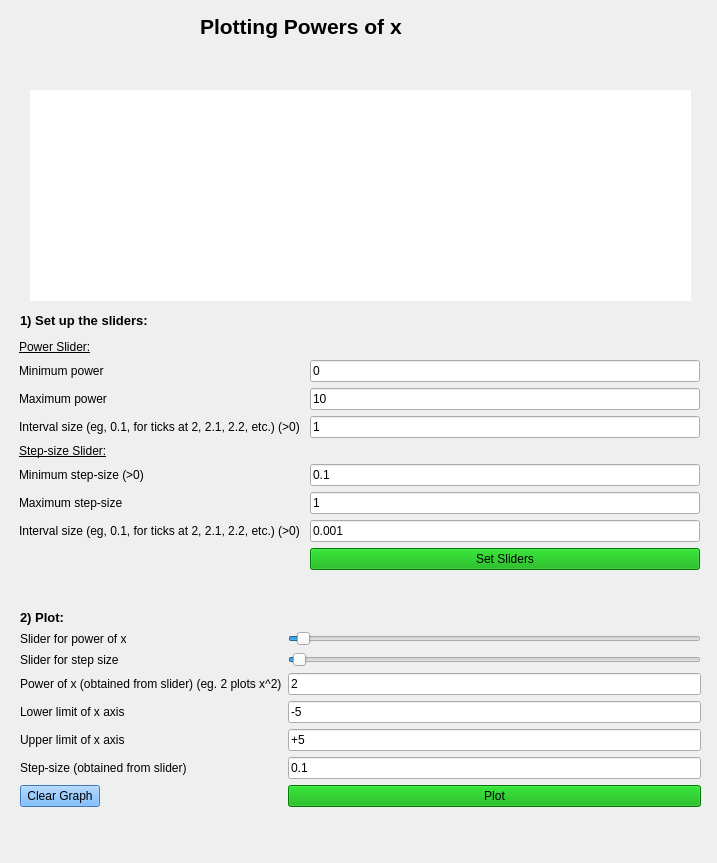
<?xml version="1.0" encoding="UTF-8"?>
<ui version="4.0">
 <class>Plotter</class>
 <widget class="QWidget" name="Plotter">
  <property name="geometry">
   <rect>
    <x>0</x>
    <y>0</y>
    <width>717</width>
    <height>863</height>
   </rect>
  </property>
  <property name="windowTitle">
   <string>Form</string>
  </property>
  <widget class="QWidget" name="horizontalLayoutWidget">
   <property name="geometry">
    <rect>
     <x>30</x>
     <y>90</y>
     <width>661</width>
     <height>211</height>
    </rect>
   </property>
   <layout class="QHBoxLayout" name="horizontalLayout_2">
    <item>
     <widget class="QWidget" name="widget" native="true">
      <property name="styleSheet">
       <string notr="true">background-color: rgb(255, 255, 255);</string>
      </property>
     </widget>
    </item>
   </layout>
  </widget>
  <widget class="QWidget" name="formLayoutWidget">
   <property name="geometry">
    <rect>
     <x>20</x>
     <y>610</y>
     <width>681</width>
     <height>240</height>
    </rect>
   </property>
   <layout class="QFormLayout" name="formLayout">
    <item row="3" column="0">
     <widget class="QLabel" name="label_2">
      <property name="text">
       <string>Power of x (obtained from slider) (eg. 2 plots x^2)</string>
      </property>
     </widget>
    </item>
    <item row="3" column="1">
     <widget class="QLineEdit" name="polynomial_edit">
      <property name="text">
       <string>2</string>
      </property>
     </widget>
    </item>
    <item row="4" column="0">
     <widget class="QLabel" name="label_3">
      <property name="text">
       <string>Lower limit of x axis</string>
      </property>
     </widget>
    </item>
    <item row="4" column="1">
     <widget class="QLineEdit" name="lowerx_edit">
      <property name="text">
       <string>-5</string>
      </property>
     </widget>
    </item>
    <item row="5" column="0">
     <widget class="QLabel" name="label_4">
      <property name="text">
       <string>Upper limit of x axis</string>
      </property>
     </widget>
    </item>
    <item row="5" column="1">
     <widget class="QLineEdit" name="upperx_edit">
      <property name="text">
       <string>+5</string>
      </property>
     </widget>
    </item>
    <item row="6" column="0">
     <widget class="QLabel" name="label_5">
      <property name="text">
       <string>Step-size (obtained from slider)</string>
      </property>
     </widget>
    </item>
    <item row="6" column="1">
     <widget class="QLineEdit" name="stepsize_edit">
      <property name="text">
       <string>0.1</string>
      </property>
     </widget>
    </item>
    <item row="7" column="1">
     <widget class="QPushButton" name="plot_button">
      <property name="styleSheet">
       <string notr="true">background-color: rgb(0, 170, 0);</string>
      </property>
      <property name="text">
       <string>Plot</string>
      </property>
     </widget>
    </item>
    <item row="7" column="0">
     <widget class="QPushButton" name="clear_button">
      <property name="styleSheet">
       <string notr="true">background-color: rgb(85, 170, 255);</string>
      </property>
      <property name="text">
       <string>Clear Graph</string>
      </property>
     </widget>
    </item>
    <item row="1" column="0">
     <widget class="QLabel" name="label_6">
      <property name="text">
       <string>Slider for power of x</string>
      </property>
     </widget>
    </item>
    <item row="1" column="1">
     <widget class="QSlider" name="power_slider">
      <property name="value">
       <number>2</number>
      </property>
      <property name="orientation">
       <enum>Qt::Horizontal</enum>
      </property>
     </widget>
    </item>
    <item row="2" column="0">
     <widget class="QLabel" name="label_7">
      <property name="text">
       <string>Slider for step size</string>
      </property>
     </widget>
    </item>
    <item row="2" column="1">
     <widget class="QSlider" name="stepsize_slider">
      <property name="value">
       <number>1</number>
      </property>
      <property name="orientation">
       <enum>Qt::Horizontal</enum>
      </property>
     </widget>
    </item>
    <item row="0" column="0">
     <widget class="QLabel" name="label_9">
      <property name="font">
       <font>
        <pointsize>10</pointsize>
        <weight>75</weight>
        <bold>true</bold>
       </font>
      </property>
      <property name="text">
       <string>2) Plot:</string>
      </property>
     </widget>
    </item>
   </layout>
  </widget>
  <widget class="QLabel" name="label">
   <property name="geometry">
    <rect>
     <x>200</x>
     <y>10</y>
     <width>325</width>
     <height>33</height>
    </rect>
   </property>
   <property name="font">
    <font>
     <pointsize>16</pointsize>
     <weight>75</weight>
     <bold>true</bold>
    </font>
   </property>
   <property name="text">
    <string>Plotting Powers of x</string>
   </property>
  </widget>
  <widget class="QWidget" name="horizontalLayoutWidget_2">
   <property name="geometry">
    <rect>
     <x>29</x>
     <y>50</y>
     <width>661</width>
     <height>31</height>
    </rect>
   </property>
   <layout class="QHBoxLayout" name="horizontalLayout_7"/>
  </widget>
  <widget class="QWidget" name="formLayoutWidget_2">
   <property name="geometry">
    <rect>
     <x>19</x>
     <y>340</y>
     <width>681</width>
     <height>262</height>
    </rect>
   </property>
   <layout class="QFormLayout" name="formLayout_2">
    <item row="0" column="0">
     <widget class="QLabel" name="label_10">
      <property name="font">
       <font>
        <underline>true</underline>
       </font>
      </property>
      <property name="text">
       <string>Power Slider:</string>
      </property>
     </widget>
    </item>
    <item row="1" column="0">
     <widget class="QLabel" name="label_11">
      <property name="text">
       <string>Minimum power</string>
      </property>
     </widget>
    </item>
    <item row="2" column="0">
     <widget class="QLabel" name="label_12">
      <property name="text">
       <string>Maximum power</string>
      </property>
     </widget>
    </item>
    <item row="3" column="0">
     <widget class="QLabel" name="label_13">
      <property name="text">
       <string>Interval size (eg, 0.1, for ticks at 2, 2.1, 2.2, etc.) (&gt;0) </string>
      </property>
     </widget>
    </item>
    <item row="1" column="1">
     <widget class="QLineEdit" name="minpower_edit">
      <property name="text">
       <string>0</string>
      </property>
     </widget>
    </item>
    <item row="2" column="1">
     <widget class="QLineEdit" name="maxpower_edit">
      <property name="text">
       <string>10</string>
      </property>
     </widget>
    </item>
    <item row="3" column="1">
     <widget class="QLineEdit" name="powerintsize_edit">
      <property name="text">
       <string>1</string>
      </property>
     </widget>
    </item>
    <item row="4" column="0">
     <widget class="QLabel" name="label_14">
      <property name="font">
       <font>
        <underline>true</underline>
       </font>
      </property>
      <property name="text">
       <string>Step-size Slider:</string>
      </property>
     </widget>
    </item>
    <item row="5" column="0">
     <widget class="QLabel" name="label_15">
      <property name="text">
       <string>Minimum step-size (&gt;0)</string>
      </property>
     </widget>
    </item>
    <item row="6" column="0">
     <widget class="QLabel" name="label_16">
      <property name="text">
       <string>Maximum step-size</string>
      </property>
     </widget>
    </item>
    <item row="7" column="0">
     <widget class="QLabel" name="label_17">
      <property name="text">
       <string>Interval size (eg, 0.1, for ticks at 2, 2.1, 2.2, etc.) (&gt;0)</string>
      </property>
     </widget>
    </item>
    <item row="5" column="1">
     <widget class="QLineEdit" name="minstepsize_edit">
      <property name="text">
       <string>0.1</string>
      </property>
     </widget>
    </item>
    <item row="6" column="1">
     <widget class="QLineEdit" name="maxstepsize_edit">
      <property name="text">
       <string>1</string>
      </property>
     </widget>
    </item>
    <item row="7" column="1">
     <widget class="QLineEdit" name="stepsizeintsize_edit">
      <property name="text">
       <string>0.001</string>
      </property>
     </widget>
    </item>
    <item row="8" column="1">
     <widget class="QPushButton" name="setsliders_button">
      <property name="styleSheet">
       <string notr="true">background-color: rgb(0, 170, 0);</string>
      </property>
      <property name="text">
       <string>Set Sliders</string>
      </property>
     </widget>
    </item>
   </layout>
  </widget>
  <widget class="QLabel" name="label_8">
   <property name="geometry">
    <rect>
     <x>20</x>
     <y>310</y>
     <width>211</width>
     <height>21</height>
    </rect>
   </property>
   <property name="font">
    <font>
     <pointsize>10</pointsize>
     <weight>75</weight>
     <bold>true</bold>
    </font>
   </property>
   <property name="text">
    <string>1) Set up the sliders:</string>
   </property>
  </widget>
 </widget>
 <resources/>
 <connections/>
</ui>
